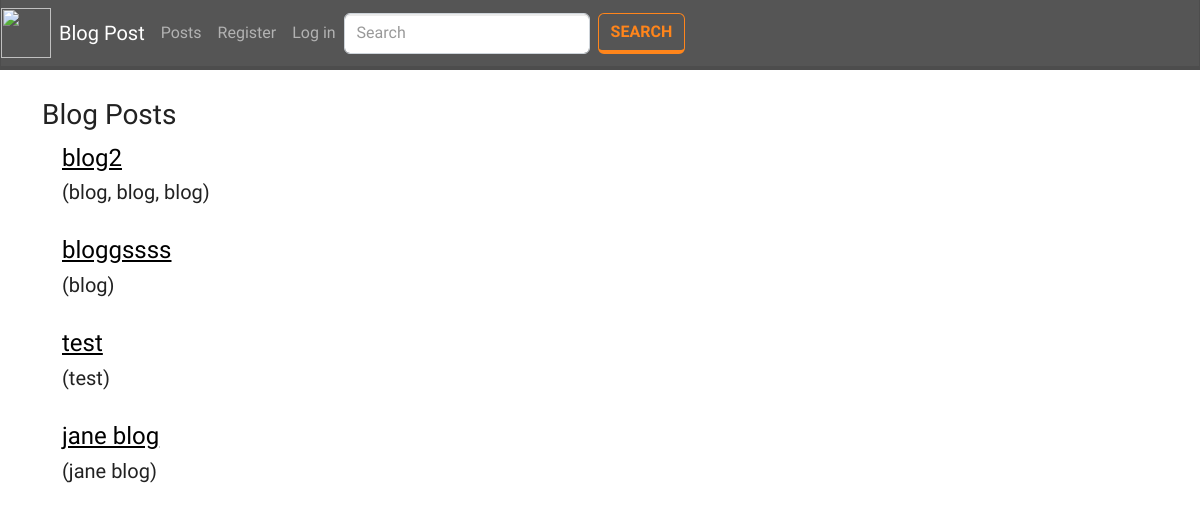
The app's page /all_posts.php with its own data.
### tables this page shows
CREATE TABLE `blogs` (
  `id` int(11) NOT NULL,
  `author_id` int(11) NOT NULL,
  `title` varchar(255) NOT NULL,
  `body` longtext NOT NULL,
  `tags` varchar(255) NOT NULL,
  `date_created` datetime NOT NULL
);

### includes/functions.php (called while the page is built, shortened)
<?php
function getAllPosts(){
    $q = "SELECT b.id as `bid`, b.author_id, b.title, b.body, b.tags, b.date_created, u.id, u.first_name, u.last_name  FROM blogs b INNER JOIN users u ON b.author_id = u.id";
    $result = mysqli_query($_SESSION['conn'], $q);
    $temp = array();
    while ($row = $result->fetch_assoc()) {
        $temp[] = $row;
    }
    return $temp;
}

### all_posts.php (the view, shortened to what this page needs)
<?php include('components/header.php'); ?>
<div class="container mt-1">
    <?php if(isset($_SESSION['id'])  && $_SESSION['is_active'] == 1){ ?>
        <h2>Welcome <?= $_SESSION['first_name']?></h2>
        <a class="btn btn-outline-warning" href="create_post.php">Create Blog</a>
        <br>
        <br>
        <h3>Blog Posts</h3>
        <?php if(isset($_SESSION['msg'])){ echo $_SESSION['msg']; unset($_SESSION['msg']);}else{ echo ' '; } ?>
        <br>
        <div class="row m-1 p-1">
            <div class="col-4">
                <?php foreach(getAllPosts() as $res) {?>
                <h4><a href="single_post.php?id=<?= $res['bid']?>" style="color: black"><?= $res['title']?></a></h4>
                <h5>(<?= $res['tags']?>)</h5>
                <br>
                <?php } ?>
            </div>
        </div>
    <?php }else{ ?>
        <br>
        <h3>Blog Posts</h3>
        <div class="row m-1 p-1">
            <div class="col-4">
                <?php foreach(getAllPosts() as $res) {?>
                <h4><a href="single_post.php?id=<?= $res['bid']?>" style="color: black"><?= $res['title']?></a></h4>
                <h5>(<?= $res['tags']?>)</h5>
                <br>
                <?php } ?>
            </div>
        </div>
    <?php } ?>
</div>
<?php include('components/footer.php'); ?>

### records on screen
blogs: title "blog2", tags "blog, blog, blog"
blogs: title "bloggssss", tags "blog"
blogs: title "test", tags "test"
blogs: title "jane blog", tags "jane blog"
